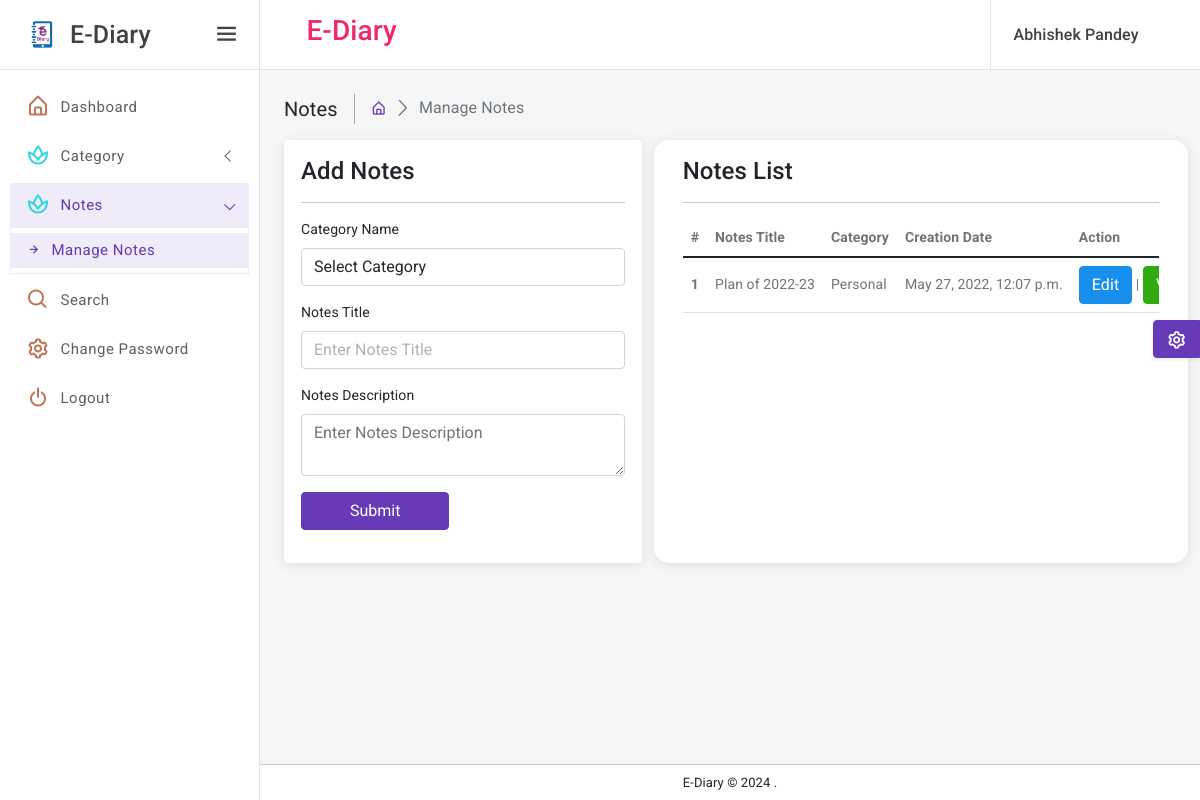
/manageNotes (signed in), run on the app's committed database.
### eDiary/models.py (models this page shows, shortened)
class Notes(models.Model):
    signup = models.ForeignKey(Signup, on_delete=models.CASCADE, null=True)
    category = models.ForeignKey(Category, on_delete=models.CASCADE, null=True)
    noteTitle = models.CharField(max_length=150, null=True)
    noteDescription = models.CharField(max_length=250, null=True)
    CreationDate = models.DateTimeField(auto_now_add=True)

class Category(models.Model):
    signup = models.ForeignKey(Signup, on_delete=models.CASCADE, null=True)
    categoryName = models.CharField(max_length=150, null=True)
    CreationDate = models.DateTimeField(auto_now_add=True)

### eDiary/views.py (the view, shortened to what this page needs)
# urls.py: path('manageNotes', manageNotes, name='manageNotes'),
def manageNotes(request):
    if not request.user.is_authenticated:
        return redirect('user_login')
    user = User.objects.get(id=request.user.id)
    signup = Signup.objects.get(user=user)
    category = Category.objects.filter(signup=signup)
    notes = Notes.objects.filter(Q(category__in=category))
    return render(request, 'manageNotes.html', locals())

### eDiary/templates/manageNotes.html (shortened to what this page needs)
{% extends 'userbase.html' %}
{% load static %}
{% block main %}
<div class="page-wrapper">
    <div class="page-content-wrapper">
        <div class="page-content">
            <div class="page-breadcrumb d-none d-sm-flex align-items-center mb-3">
                <div class="breadcrumb-title pe-3">Notes</div>
                <div class="ps-3">
                    <nav aria-label="breadcrumb">
                        <ol class="breadcrumb mb-0 p-0">
                            <li class="breadcrumb-item"><a href="{% url 'user_home' %}"><i
                                    class="bx bx-home-alt"></i></a>
                            </li>
                            <li class="breadcrumb-item active" aria-current="page">Manage Notes</li>
                        </ol>
                    </nav>
                </div>
            </div>
            <div class="row">
                <div class="radius-15 col-xl-5 mx-auto">
                    <div class="card">
                        <div class="card-body">
                            <div class="card-title">
                                <h4 class="mb-0">Add Notes</h4>
                            </div>
                            <hr>
                            <form method="post">
                                <div class="mb-3">
                                    <label class="form-label">Category Name</label>
                                    <select name="category" class="form-control" required>
                                        <option value="">Select Category</option>
                                    </select>
                                </div>
                                <div class="mb-3">
                                    <label class="form-label">Notes Title</label>
                                    <input type="text" name="noteTitle" placeholder="Enter Notes Title"
                                           class="form-control" required>
                                </div>
                                <div class="mb-3">
                                    <label class="form-label">Notes Description</label>
                                    <textarea name="noteDescription" placeholder="Enter Notes Description"
                                              class="form-control" required></textarea>
                                </div>
                                <div class="mb-3">
                                    <button type="submit" class="btn btn-primary px-5">Submit</button>
                                </div>
                            </form>
                        </div>
                    </div>
                </div>
                <div class="card radius-15 col-xl-7">
                    <div class="card-body">
                        <div class="card-title">
                            <h4 class="mb-0">Notes List</h4>
                        </div>
                        <hr/>
                        <div class="table-responsive">
                            <table class="table mb-0">
                                <thead>
                                <tr>
                                    <th scope="col">#</th>
                                    <th scope="col">Notes Title</th>
                                    <th scope="col">Category</th>
                                    <th scope="col">Creation Date</th>
                                    <th scope="col">Action</th>
                                </tr>
                                </thead>
                                <tbody>
                                {% for i in notes %}
                                <tr>
                                    <th scope="row">{{forloop.counter}}</th>
                                    <td>{{i.noteTitle}}</td>
                                    <td>{{i.category.categoryName}}</td>
                                    <td>{{i.CreationDate}}</td>
                                    <td><a href="{% url 'editNotes' i.id %}" class="btn btn-info">Edit</a> |
                                        <a href="{% url 'viewNotes' i.id %}" class="btn btn-success">View</a> |
                                    </td>
                                </tr>
                                {% endfor %}
                                </tbody>
                            </table>
                        </div>
                    </div>
                </div>
            </div>
        </div>
    </div>
</div>
{% endblock %}

### eDiary/templates/userbase.html (shortened to what this page needs)
{% load static %}
<!DOCTYPE html>
<html lang="en">
<head>
    <link href="{% static 'assets/plugins/vectormap/jquery-jvectormap-2.0.2.css' %}" rel="stylesheet"/>
    <link href="{% static 'assets/plugins/simplebar/css/simplebar.css' %}" rel="stylesheet"/>
    <link href="{% static 'assets/plugins/perfect-scrollbar/css/perfect-scrollbar.css' %}" rel="stylesheet"/>
    <link href="{% static 'assets/plugins/metismenu/css/metisMenu.min.css' %}" rel="stylesheet"/>
    <link href="{% static 'assets/css/pace.min.css' %}" rel="stylesheet"/>
    <link rel="stylesheet" href="{% static 'assets/css/bootstrap.min.css' %}"/>
    <link rel="stylesheet" href="{% static 'assets/css/icons.css' %}"/>
    <link rel="stylesheet" href="{% static 'assets/css/app.css' %}"/>
    <link rel="stylesheet" href="{% static 'assets/css/dark-sidebar.css' %}"/>
    <link rel="stylesheet" href="{% static 'assets/css/dark-theme.css' %}"/>
</head>
<body>
<div class="wrapper">
    <div class="sidebar-wrapper" data-simplebar="true">
        <div class="sidebar-header">
            <div class="">
                <img src="{% static 'assets/images/logo-icon.png' %}" class="logo-icon-2" alt=""/>
            </div>
            <div>
                <h4 class="logo-text">E-Diary</h4>
            </div>
            <a href="javascript:;" class="toggle-btn ms-auto"> <i class="bx bx-menu"></i>
            </a>
        </div>
        <ul class="metismenu" id="menu">
            <li>
                <a href="{% url 'user_home' %}">
                    <div class="parent-icon icon-color-8"><i class="bx bx-home-alt"></i>
                    </div>
                    <div class="menu-title">Dashboard</div>
                </a>
            </li>
            <li>
                <a class="has-arrow" href="javascript:;">
                    <div class="parent-icon icon-color-10"><i class="bx bx-spa"></i>
                    </div>
                    <div class="menu-title">Category</div>
                </a>
            </li>
            <li>
                <a class="has-arrow" href="javascript:;">
                    <div class="parent-icon icon-color-10"><i class="bx bx-spa"></i>
                    </div>
                    <div class="menu-title">Notes</div>
                </a>
                <ul>
                    <li><a href="{% url 'manageNotes' %}"><i class="bx bx-right-arrow-alt"></i>Manage Notes</a>
                    </li>
                </ul>
            </li>
            <li>
                <a href="{% url 'searchNotes' %}">
                    <div class="parent-icon icon-color-8"><i class="bx bx-search"></i>
                    </div>
                    <div class="menu-title">Search</div>
                </a>
            </li>
            <li>
                <a href="{% url 'changePassword' %}">
                    <div class="parent-icon icon-color-8"><i class="bx bx-cog"></i>
                    </div>
                    <div class="menu-title">Change Password</div>
                </a>
            </li>
            <li>
                <a href="/logout">
                    <div class="parent-icon icon-color-8"><i class="bx bx-power-off"></i>
                    </div>
                    <div class="menu-title">Logout</div>
                </a>
            </li>
        </ul>
    </div>
    <header class="top-header">
        <nav class="navbar navbar-expand">
            <div class="flex-grow-1 search-bar">
                <div class="input-group">
                    <center><h3 class="text-danger">E-Diary</h3></center>
                </div>
            </div>
            <div class="right-topbar ms-auto">
                <ul class="navbar-nav">
                    <li class="nav-item dropdown dropdown-user-profile">
                        <a class="nav-link dropdown-toggle dropdown-toggle-nocaret" href="javascript:;"
                           data-bs-toggle="dropdown">
                            <div class="d-flex user-box align-items-center">
                                <div class="user-info">
                                    <p class="user-name mb-0">{{request.user.first_name}} {{request.user.last_name}}</p>
                                </div>
                            </div>
                        </a>
                    </li>
                </ul>
            </div>
        </nav>
    </header>
    {% block main %}
    {% endblock %}
    <div class="footer">
        <p class="mb-0">E-Diary &copy;
            .
        </p>
    </div>
</div>
<div class="switcher-body">
    <button class="btn btn-primary btn-switcher shadow-sm" type="button" data-bs-toggle="offcanvas"
            data-bs-target="#offcanvasScrolling" aria-controls="offcanvasScrolling"><i class="bx bx-cog bx-spin"></i>
    </button>
</div>
</body>
</html>

### data on the page
Notes: noteTitle "Plan of 2022-23", category.categoryName "Personal", CreationDate "May 27, 2022, 12:07 p.m."

### other printed values
{{ request.user.first_name }} "Abhishek"
{{ request.user.last_name }} "Pandey"
